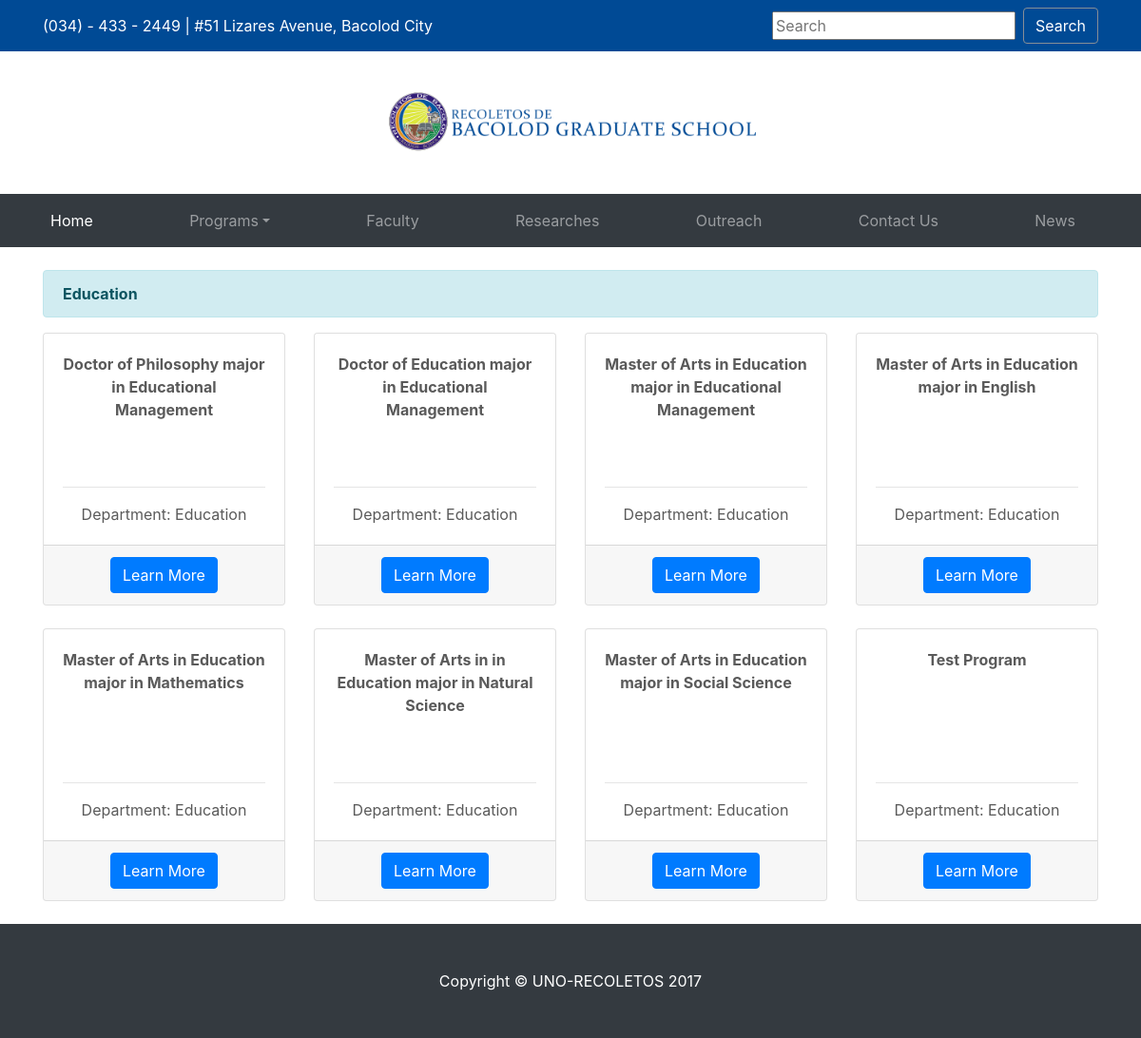
The page /education on the database as committed earlier.
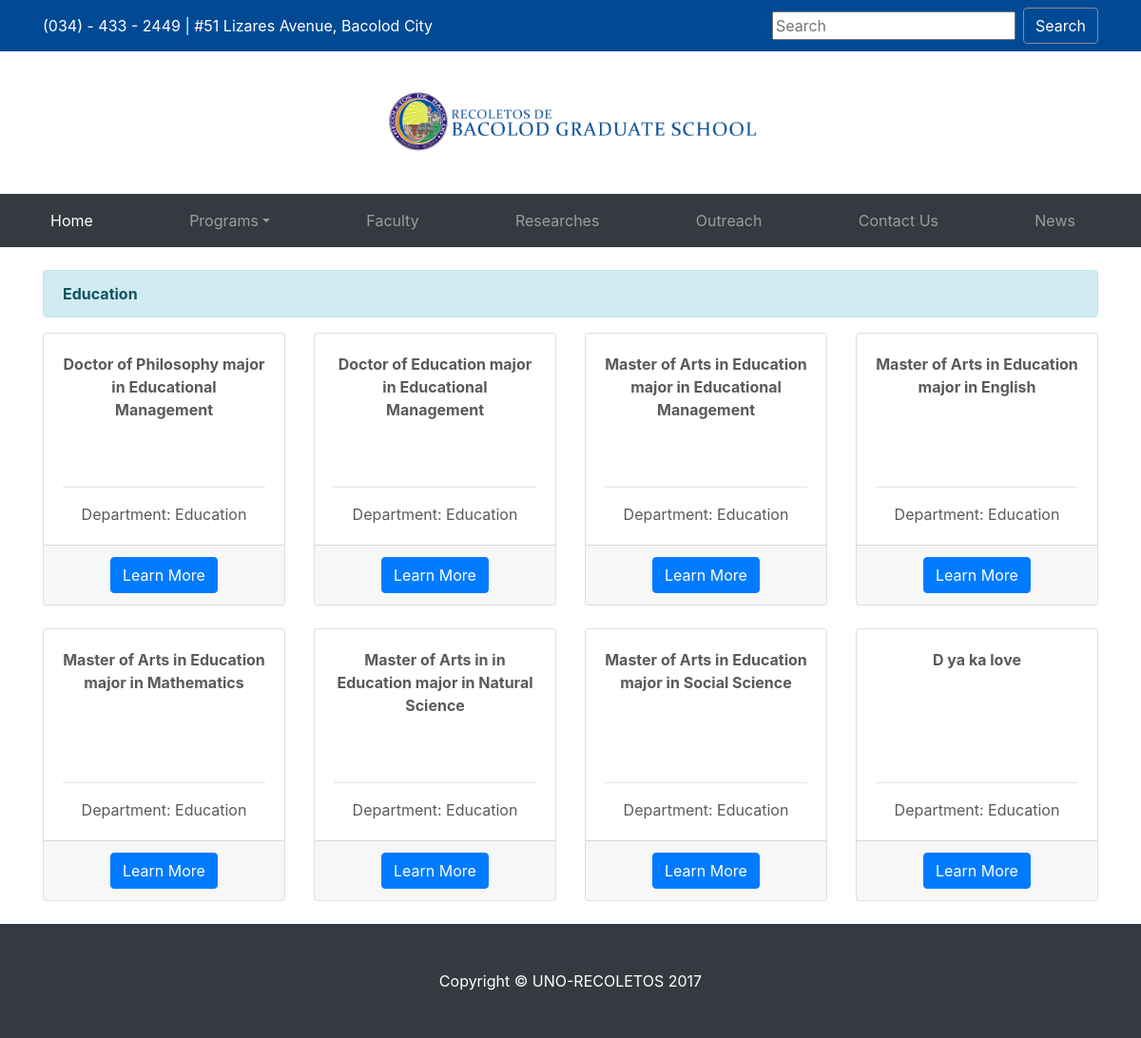
The same page on the database as committed later.
### website/models.py (models this page shows, shortened)
class Program (models.Model):
	program_name = models.CharField(null="", max_length=100)
	program_description = models.CharField(null="", max_length=2000)
	program_department = models.CharField(null="", max_length=50)

### website/views.py (the view)
# urls.py: url(r'^education', views.education, name='education'),
def education(request, template_name='website/list_filtered.html'):
	programs = Program.objects.filter(program_department__exact="Education")
	data = {}
	data['object_list'] = programs
	data['dept'] = "Education"
	return render(request, template_name, data )

### website/templates/website/list_filtered.html
{% extends 'website/base.html' %}
{% load static %}
{% block content %}
<br>
<div class="container">
    <div class="alert alert-info" role="alert">
        <strong>{{ dept }} </strong>
    </div>
    <div class="row text-center">
     {% for program in object_list %}
        <div class="col-lg-3 col-md-6 mb-4">
              <div class="card">
                <div class="card-body">
                    <p class="card-title" style="height:125px;"><strong>{{program.program_name}}</strong></p>
                    <hr>
                  <p class="card-text"> Department: {{program.program_department}} </p>
                </div>
                <div class="card-footer">
                  <a href="{% url 'program_item' program.id %}" class="btn btn-primary">Learn More</a>
                </div>
              </div>
            </div>
    {% endfor %}
    </div>
</div>
{% endblock %}

Rows that differ between the two databases and show on the page:
changed Program: program_name "Test Program" → "D ya ka love"
